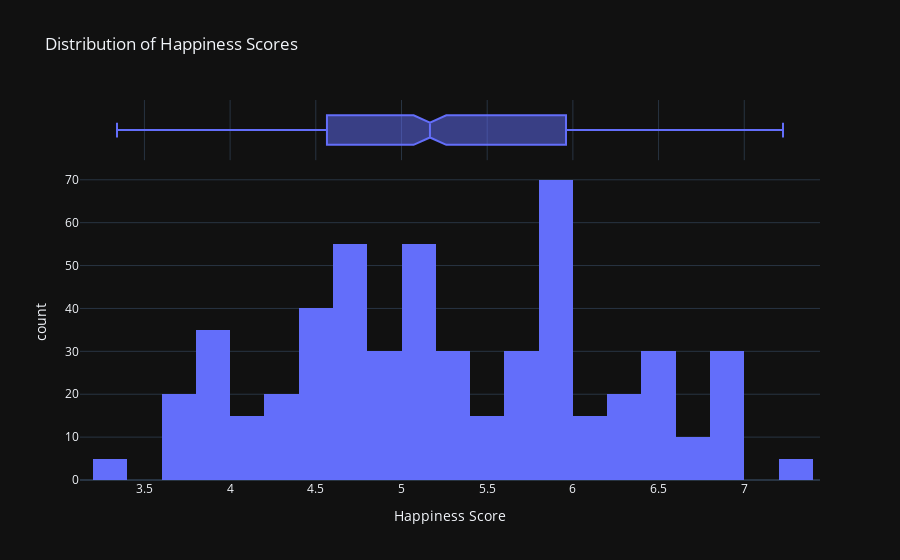

The notebook cell saved with this chart:
### Code cell
import plotly.express as px

# Plot the distribution of Happiness Scores
fig = px.histogram(df2, x="Happiness Score", marginal="box", 
                   title="Distribution of Happiness Scores",
                   labels={'Happiness Score':'Happiness Score'},
                   template="plotly_dark")

# Show the interactive plot
fig.show()

### Figure 1 — Plotly figure (JSON) as saved in the notebook; plotly's stock layout.template omitted (floating-point values rounded to 4 significant figures; data arrays with more than 128 entries replaced by an {"elided": "..."} marker saying what was removed)
{"data": [{"alignmentgroup": "True", "bingroup": "x", "hovertemplate": "Happiness Score=%{x}<br>count=%{y}<extra></extra>", "legendgroup": "", "marker": {"color": "#636efa", "pattern": {"shape": ""}}, "name": "", "offsetgroup": "", "orientation": "v", "showlegend": false, "type": "histogram", "x": {"elided": "530 float values"}, "xaxis": "x", "yaxis": "y"}, {"alignmentgroup": "True", "hovertemplate": "Happiness Score=%{x}<extra></extra>", "legendgroup": "", "marker": {"color": "#636efa"}, "name": "", "notched": true, "offsetgroup": "", "showlegend": false, "type": "box", "x": {"elided": "530 float values"}, "xaxis": "x2", "yaxis": "y2"}], "layout": {"barmode": "relative", "legend": {"tracegroupgap": 0}, "title": {"text": "Distribution of Happiness Scores"}, "xaxis": {"anchor": "y", "domain": [0, 1], "title": {"text": "Happiness Score"}}, "xaxis2": {"anchor": "y2", "domain": [0, 1], "matches": "x", "showgrid": true, "showticklabels": false}, "yaxis": {"anchor": "x", "domain": [0, 0.8316], "title": {"text": "count"}}, "yaxis2": {"anchor": "x2", "domain": [0.8416, 1], "matches": "y2", "showgrid": false, "showline": false, "showticklabels": false, "ticks": ""}}}
